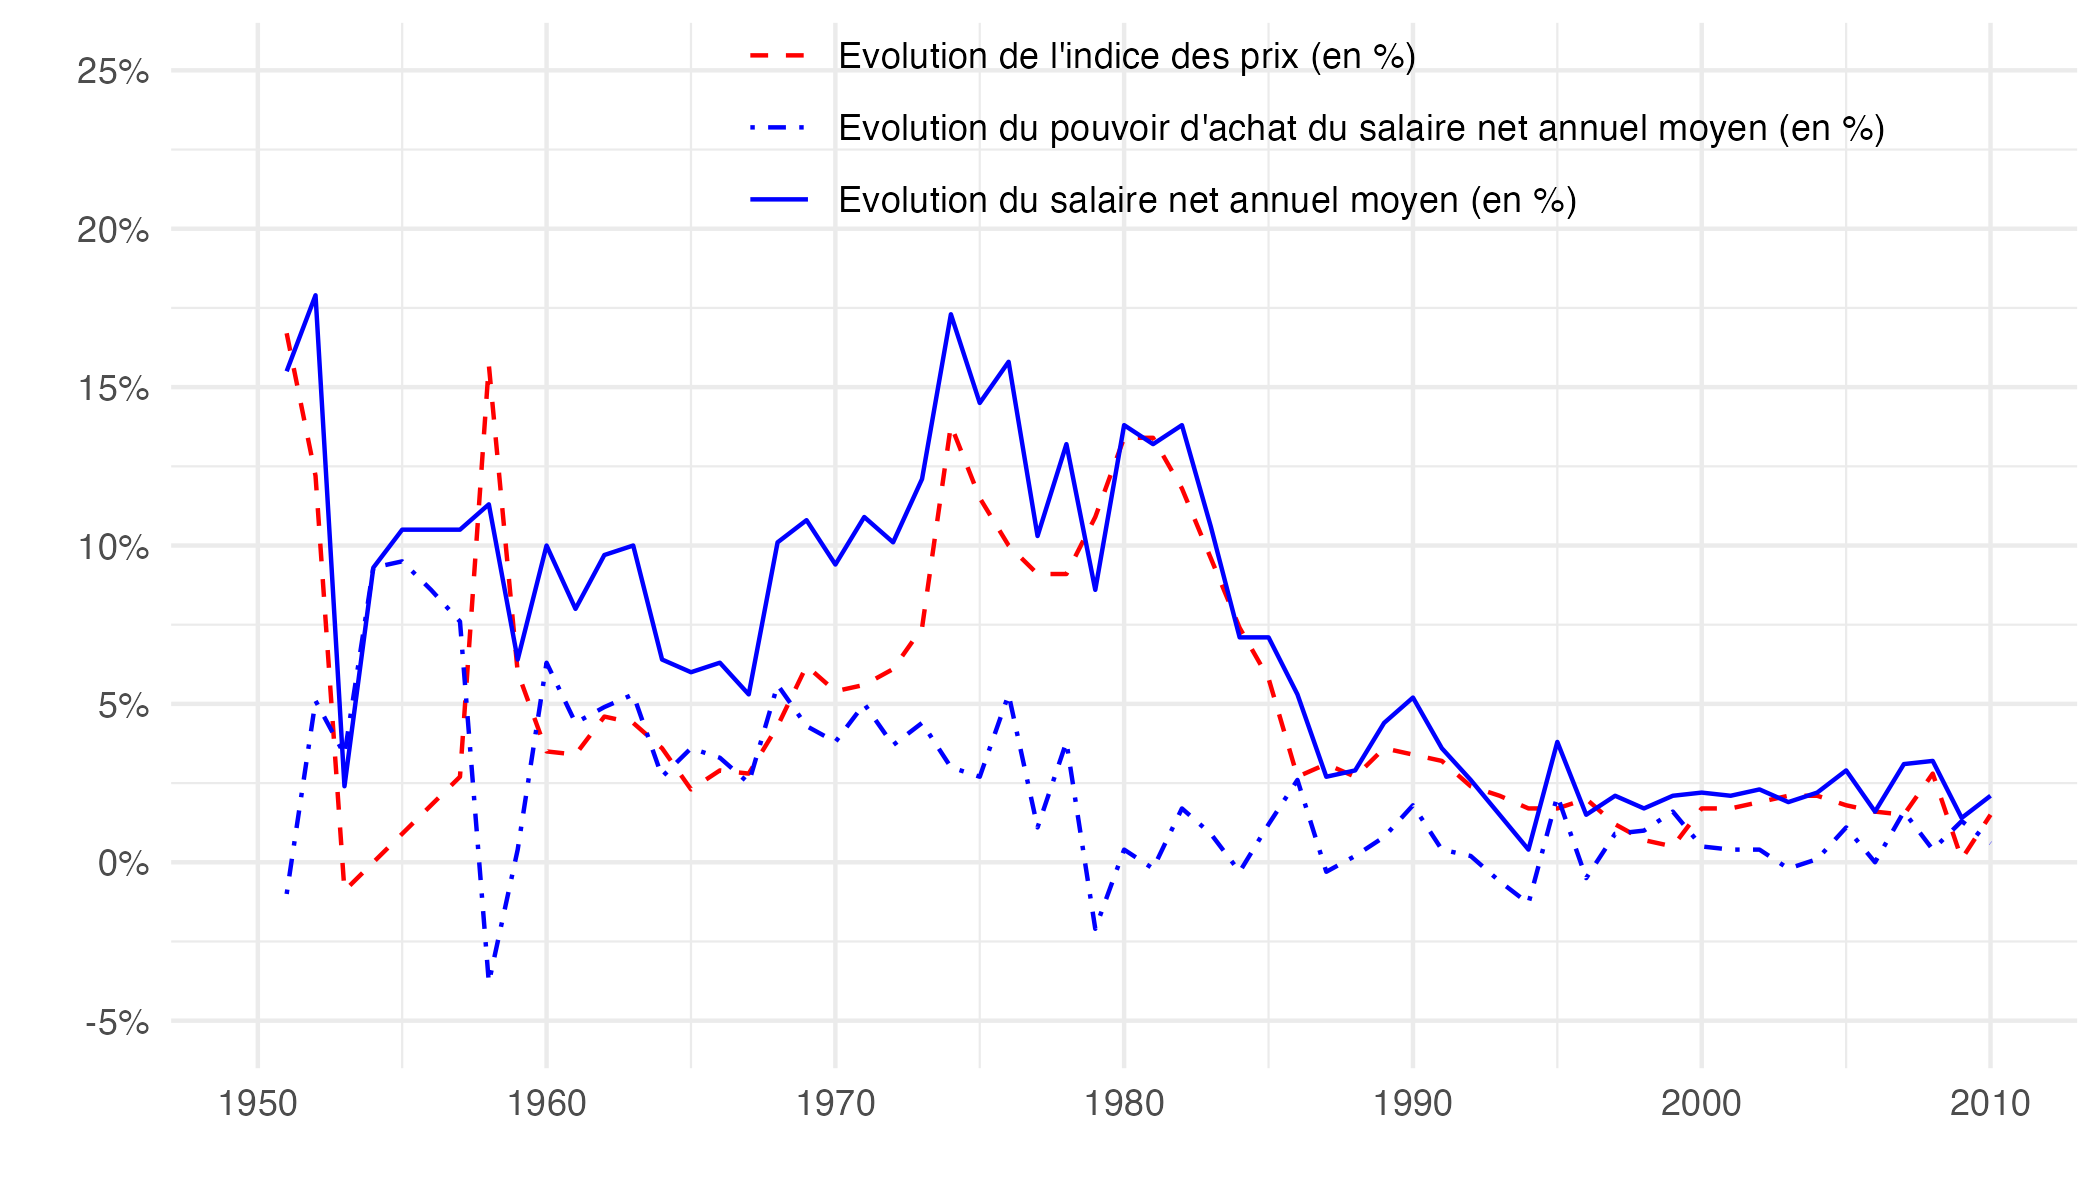

Generate this figure with R:
rm(list = ls())
library(tidyverse)
library(scales)

load("SLS2010_TC01.RData")

graphique2 <- SLS2010_TC01 %>%
  filter(SEXE == "Ensemble") %>%
  select(1, 4, 5, 6) %>%
  gather(variable, value, -date) %>%
  mutate(value = value / 100) %>%
  ggplot + geom_line(aes(x = date, y = value, color = variable, linetype = variable)) +
  theme_minimal() + xlab("") + ylab("") +
  scale_color_manual(values = c("red", "blue", "blue")) +
  scale_linetype_manual(values = c("dashed", "dotdash", "solid")) +
  scale_x_date(breaks = seq(1940, 2025, 10) %>% paste0("-01-01") %>% as.Date,
               labels = date_format("%Y")) +
  scale_y_continuous(breaks = 0.01*seq(-100, 500, 5),
                     labels = percent_format(accuracy = 1),
                     limits = c(-0.05, 0.25)) +
  theme(legend.position = c(0.6, 0.9),
        legend.title = element_blank())

graphique2
save(graphique2, file = "graphique2.RData")
ggsave(graphique2, file = "graphique2.pdf", bg = "white", width = 7, height = 4)
ggsave(graphique2, file = "graphique2.png", bg = "white", width = 7, height = 4)
ggsave(graphique2, file = "graphique2.svg", bg = "white", width = 7, height = 4)
